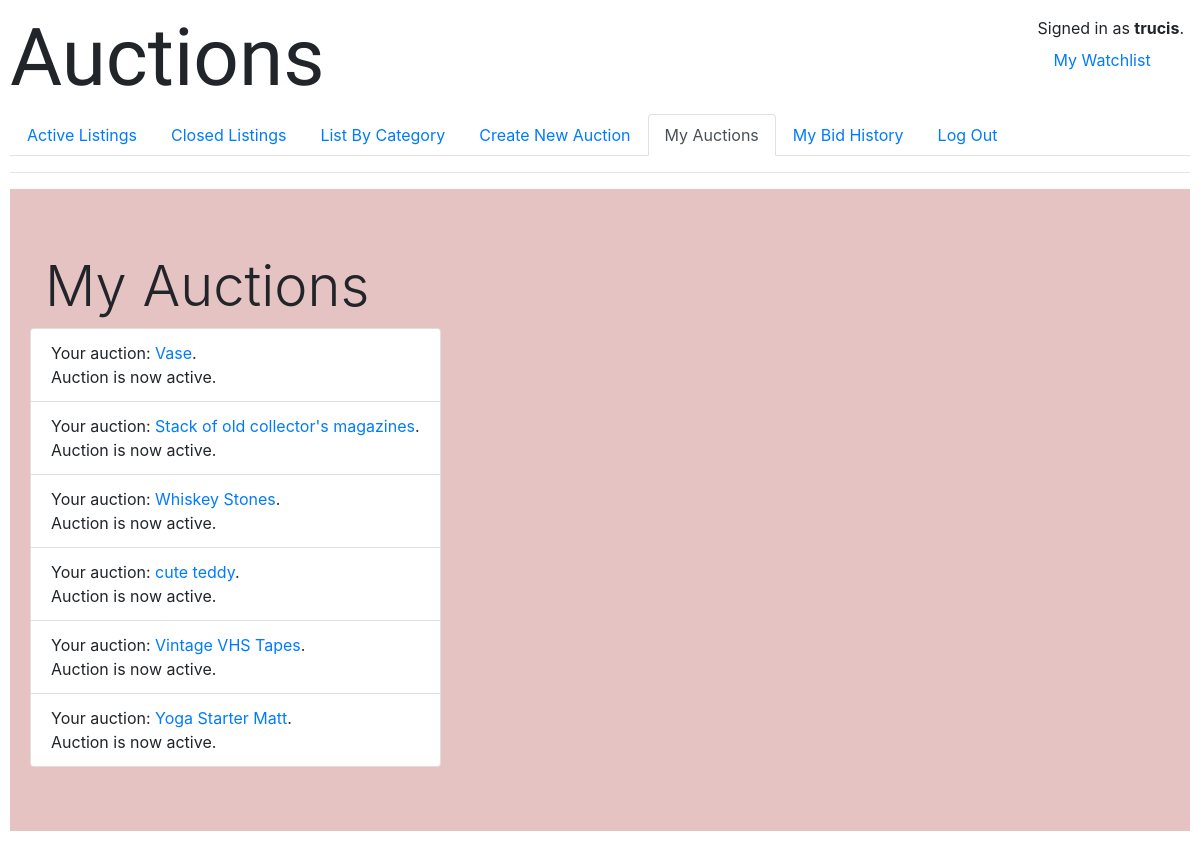
The page /auctions (signed in) on the database its author committed.
### auctions/models.py (models this page shows, shortened)
class User(AbstractUser):
    watchlist = models.ManyToManyField(
        "Auction", blank=True, default=None)

class Auction(models.Model):
    FASHION = 'FA'
    TOYS = 'TO'
    ELECTRONICS = 'EL'
    HOME = 'HO'
    BOOKS = 'BO'
    ENTERTAINMENT = 'EN'
    HEALTH = 'HE'
    INDUSTRY = 'IN'
    AUTOMOTIVE = 'AU'
    FOOD = 'FO'
    OTHER = 'OT'
    categories = [
        (FASHION, "Fashion, Clothing and Accessories"),
        (TOYS, "Children's Toys"),
        (ELECTRONICS, "Electronics"),
        (HOME, 'Home and Garden'),
        (BOOKS, 'Books'),
        (ENTERTAINMENT, 'Films, TV and Games'),
        (HEALTH, 'Health'),
        (INDUSTRY, 'Industry'),
        (AUTOMOTIVE, 'Automotive'),
        (FOOD, 'Food and Drink'),
        (OTHER, 'Other')
    ]
    item_name = models.CharField(max_length=200)
    description = models.TextField(max_length=800)
    start_price = models.DecimalField(max_digits=20, decimal_places=2)
    seller = models.ForeignKey(
        "User", default=None, on_delete=models.CASCADE)
    start_date = models.DateTimeField(default=timezone.now)
    end_date = models.DateTimeField(
        default=(timezone.now()+timezone.timedelta(days=7)))
    photo = models.URLField(
        max_length=400, null=True, blank=True)
    category = models.CharField(
        max_length=2, choices=categories, default=OTHER)
    active = models.BooleanField(default=True)

### auctions/views.py (the view)
# urls.py: path("auctions", views.my_auctions, name="my_auctions")
def my_auctions(request):
    user_auctions = Auction.objects.filter(seller__exact=request.user)
    return render(request, "auctions/myauctions.html", {"user_auctions": user_auctions})

### auctions/templates/auctions/myauctions.html (shortened to what this page needs)
{% extends "auctions/layout.html" %} {%block title%}Watchlist{%endblock%}
{%block body%}
<div class="jumbotron jumbotron-fluid" style="background-color: #e5c3c3">
  <div class="container">
    <h2 class="display-4">My Auctions</h2>
    <div class="row">
      <ul class="list-group">
        {%if user_auctions %} {% for auction in user_auctions %}
        <li
          class="list-group-item {% if auction.active == False %} list-group-item-dark {%endif%}"
        >
          Your auction:
          <a href="{% url 'auction' auction.id %}">{{auction.item_name}}</a>.
          <div>
            Auction is now {%if auction.active == False%} closed. {%else%}
            active. {%endif%}
          </div>
        </li>
        {%endfor %} {%else%}
        <h4 class="ml-4">No Auctions...</h4>
        {%endif%}
      </ul>
    </div>
  </div>
</div>
{% endblock %}

### auctions/templates/auctions/layout.html (shortened to what this page needs)
{% load static %}
<!DOCTYPE html>
<html lang="en">
  <head>
    <link
      rel="stylesheet"
      href="https://stackpath.bootstrapcdn.com/bootstrap/4.4.1/css/bootstrap.min.css"
    />
    <link href="{% static 'auctions/styles.css' %}" rel="stylesheet" />
  </head>
  <body>
    <h1 style="font-family: 'Qwigley', cursive; font-size: 80px">Auctions</h1>
    <div class="position-absolute" style="top: 1rem; right: 1rem">
      {% if user.is_authenticated %} Signed in as
      <strong>{{ user.username }}</strong>.
      {% with request.resolver_match.url_name as url_name %}
      <div class="nav">
        <li class="nav-item">
          <a
            class="nav-link {% if url_name == 'watchlist' %}active{% endif %}"
            href="{% url 'watchlist' %}"
            >My Watchlist</a
          >
        </li>
      </div>
      {% endwith %} {% else %}
      <div>Not signed in.</div>
      {% endif %}
    </div>
    {% with request.resolver_match.url_name as url_name %}
    <ul class="nav nav-tabs">
      <li class="nav-item">
        <a
          class="nav-link {% if url_name == 'index' %}active{% endif %}"
          href="{% url 'index' %}"
          >Active Listings</a
        >
      </li>
      <li class="nav-item">
        <a
          class="nav-link {% if url_name == 'index_closed' %}active{% endif %}"
          href="{% url 'index_closed' 'closed' %}"
          >Closed Listings</a
        >
      </li>
      <li class="nav-item">
        <a
          class="nav-link {% if url_name == 'categories' %}active{% endif %}"
          href="{% url 'categories' 'OT' %}"
          >List By Category</a
        >
      </li>
      {% if user.is_authenticated %}
      <li class="nav-item">
        <a
          class="nav-link{% if url_name == 'new' %}active{% endif %}"
          href="{% url 'new' %}"
          >Create New Auction</a
        >
      </li>
      <li class="nav-item">
        <a
          class="nav-link {% if url_name == 'my_auctions' %}active{% endif %}"
          href="{% url 'my_auctions' %}"
          >My Auctions</a
        >
      </li>
      <li class="nav-item">
        <a
          class="nav-link {% if url_name == 'my_bids' %}active{% endif %}"
          href="{% url 'my_bids' %}"
          >My Bid History</a
        >
      </li>
      <li class="nav-item">
        <a
          class="nav-link{% if url_name == 'logout' %}active{% endif %}"
          href="{% url 'logout' %}"
          >Log Out</a
        >
      </li>
      {% endif %}
    </ul>
    {% endwith %}
    <hr />
    {% block body %} {% endblock %}
  </body>
</html>

### auctions/static/auctions/styles.css (style rules this page uses)
body { padding: 10px; }

### rows shown on the page
User: username "trucis"
Auction: item_name "Vase", active "active."
Auction: item_name "Stack of old collector's magazines", active "active."
Auction: item_name "Whiskey Stones", active "active."
Auction: item_name "cute teddy", active "active."
Auction: item_name "Vintage VHS Tapes", active "active."
Auction: item_name "Yoga Starter Matt", active "active."
